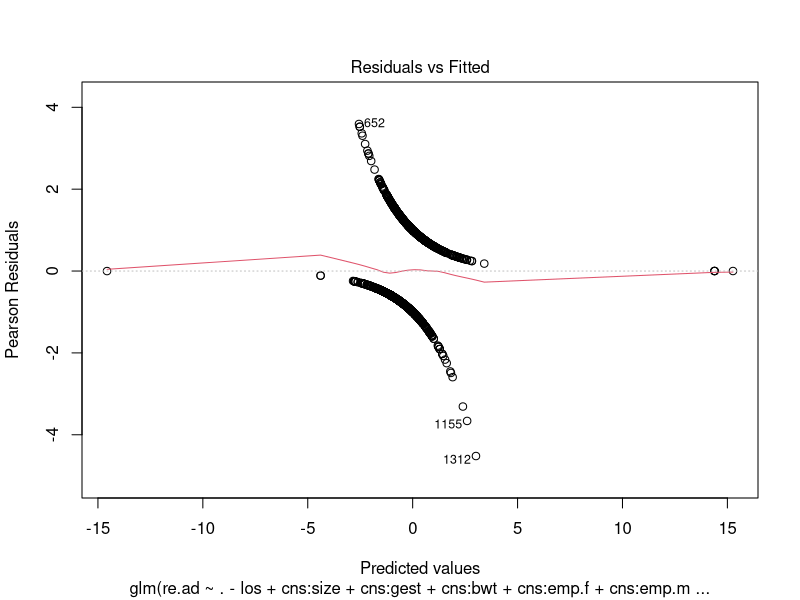
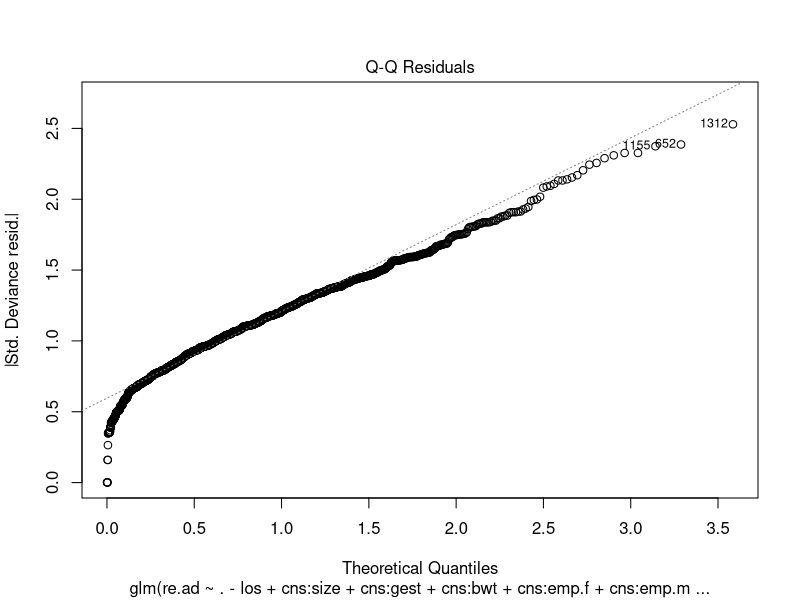
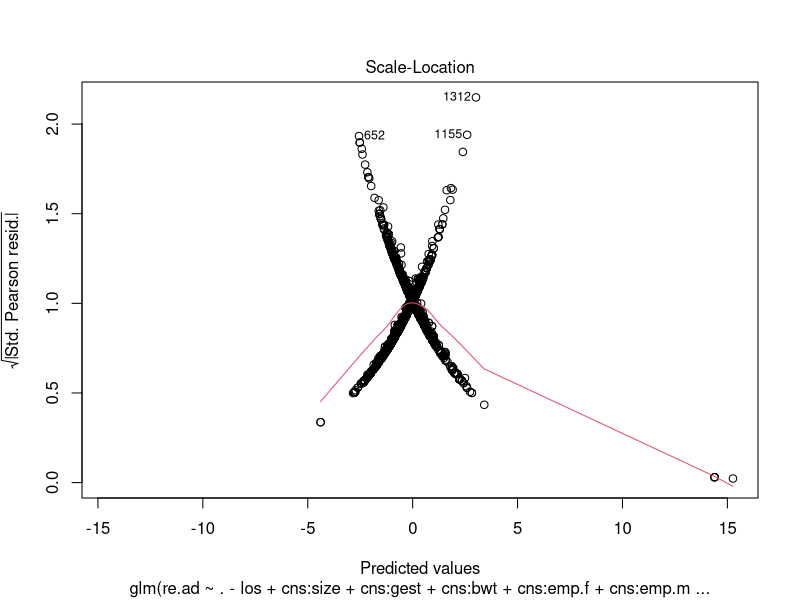
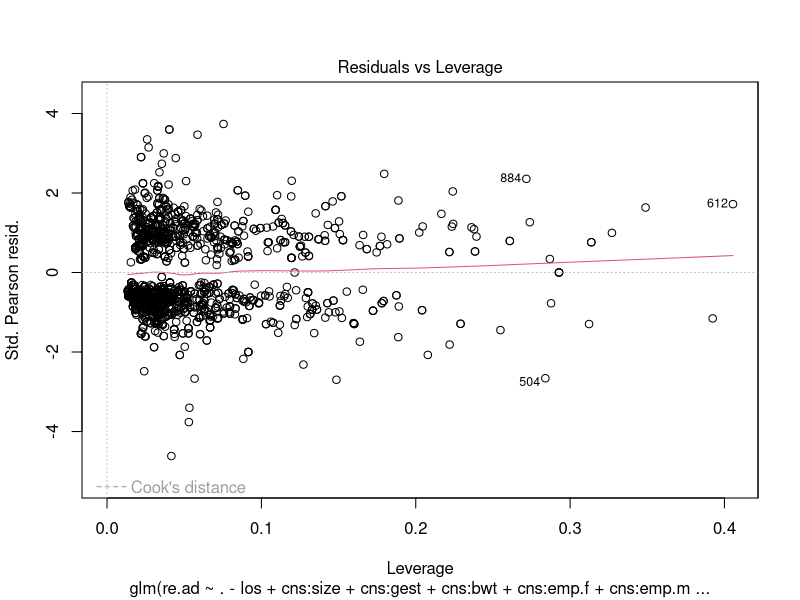
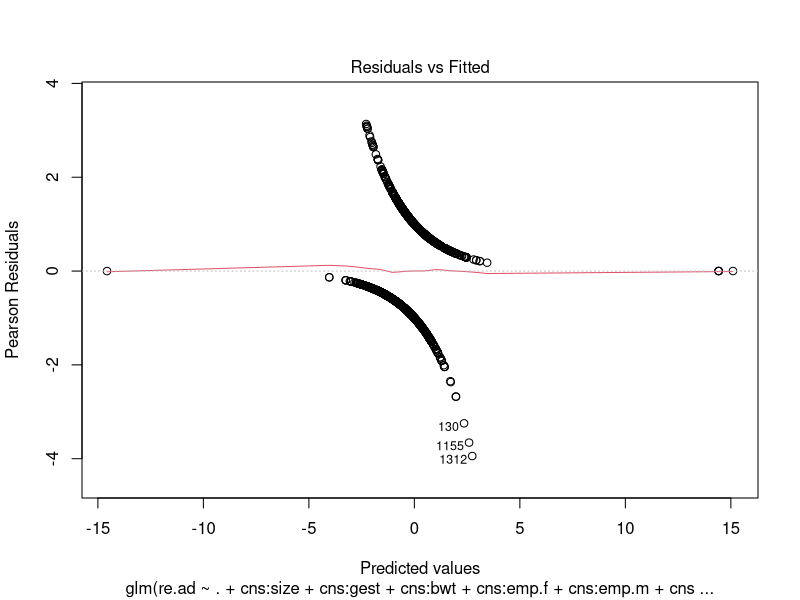
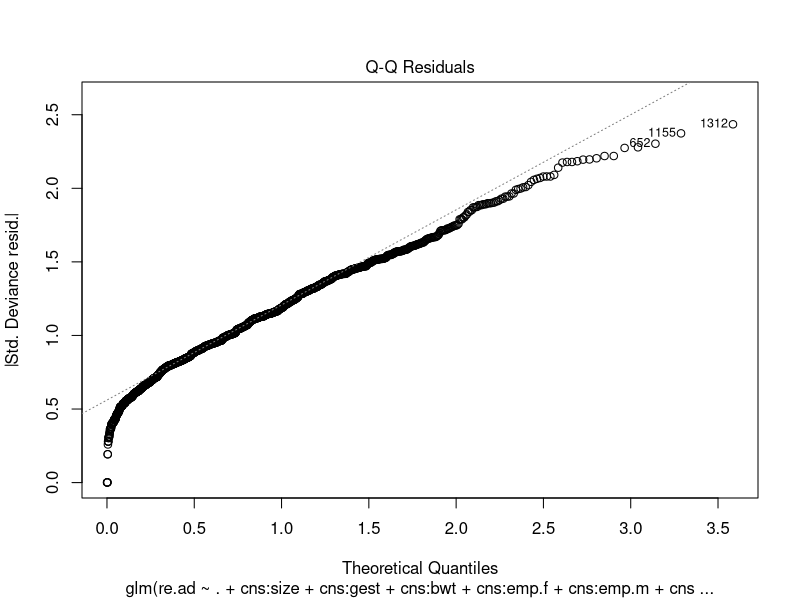
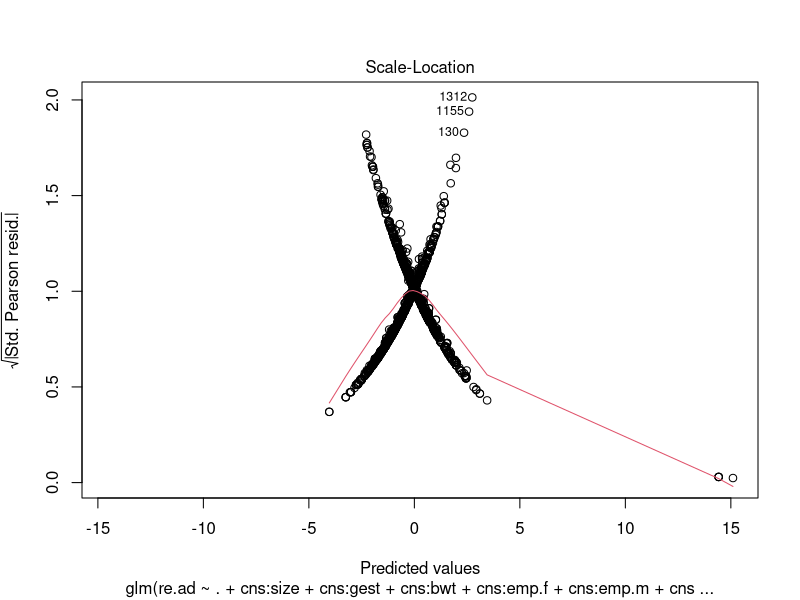
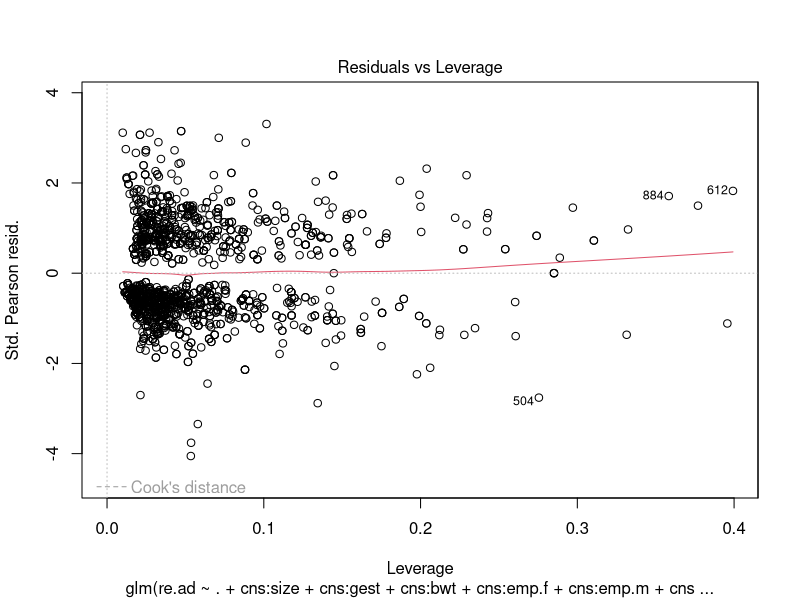

Source code (R) for these figures, in order:
## ---- chunk 1
neomod <- read.table("../data/neomod_isam12.dat", header = T)

#plot(neomod)

summary(neomod)


# Attach to allow for better addressing
attach(neomod)

## ---- chunk 2



neomod$cns    = factor(cns)
neomod$size   = factor(size)
neomod$gest   = factor(gest)
neomod$emp.f  = factor(emp.f)
neomod$emp.m  = factor(emp.m)
neomod$edu    = factor(edu)
neomod$re.ad  = factor(re.ad)
neomod$sex    = factor(sex)
neomod$accom  = factor(accom)


summary(neomod)

## ---- chunk 3
head(neomod)
## ---- chunk 4
mod.nolos.full <- glm(re.ad ~ . -los + cns:size + cns:gest + cns:bwt + cns:emp.f + cns:emp.m + cns:edu + cns:sex + size:gest + size:bwt + size:emp.f + size:emp.m + size:edu + size:sex + gest:bwt + gest:emp.f + gest:emp.m + gest:edu + gest:sex + bwt:emp.f + bwt:emp.m + bwt:edu + bwt:sex + emp.f:emp.m + emp.f:edu + emp.f:sex + emp.m:edu + emp.m:sex + edu:sex,
           data= neomod,
           family=binomial)

summary.glm(mod.nolos.full)

plot(mod.nolos.full)
## ---- chunk 5
mod.los.full <- glm(re.ad ~ . + cns:size + cns:gest + cns:bwt + cns:emp.f + cns:emp.m + cns:edu + cns:sex + size:gest + size:bwt + size:emp.f + size:emp.m + size:edu + size:sex + gest:bwt + gest:emp.f + gest:emp.m + gest:edu + gest:sex + bwt:emp.f + bwt:emp.m + bwt:edu + bwt:sex + emp.f:emp.m + emp.f:edu + emp.f:sex + emp.m:edu + emp.m:sex + edu:sex,
           data= neomod,
           family=binomial)

summary.glm(mod.los.full)

plot(mod.los.full)
## ---- chunk 6
anova(mod.los.full, mod.nolos.full, test = "Chisq")
## ---- chunk 7
mod <- glm(re.ad ~ . + cns:emp.f + size:emp.f + size:emp.m + size:edu + gest:edu + bwt:edu + emp.m:edu,
           data= neomod,
           family=binomial)
summary(mod)
plot(mod)
## ---- chunk 8
library(car)
## ---- chunk 9
influencePlot(mod)
## ---- chunk 10
deviance(mod) / df.residual(mod)
## ---- chunk 11
mod.quasi <- glm(re.ad ~ . + cns:emp.f + size:emp.f + size:emp.m + size:edu + gest:edu + bwt:edu + emp.m:edu,
           data= neomod,
           family=quasibinomial)
summary(mod)
plot(mod)
## ---- chunk 12
library(MASS)
## ---- chunk 13
mod.binomial <- glm(re.ad ~ . + cns:emp.f + size:emp.f + size:emp.m + size:edu + gest:edu + bwt:edu + emp.m:edu,
           data= neomod,
           family=binomial)
stepAIC(mod.binomial, direction = "both", trace = 1)
## ---- chunk 14
model.final <- glm(formula = re.ad ~ cns + size + gest + emp.f + emp.m + edu + 
    los + sex + accom + cns:emp.f + size:emp.f + size:edu + emp.m:edu, 
    family = quasibinomial, data = neomod)

summary.glm(model.final)
plot(model.final)
## ---- chunk 15
anova(mod.quasi, model.final, test = "Chisq")
